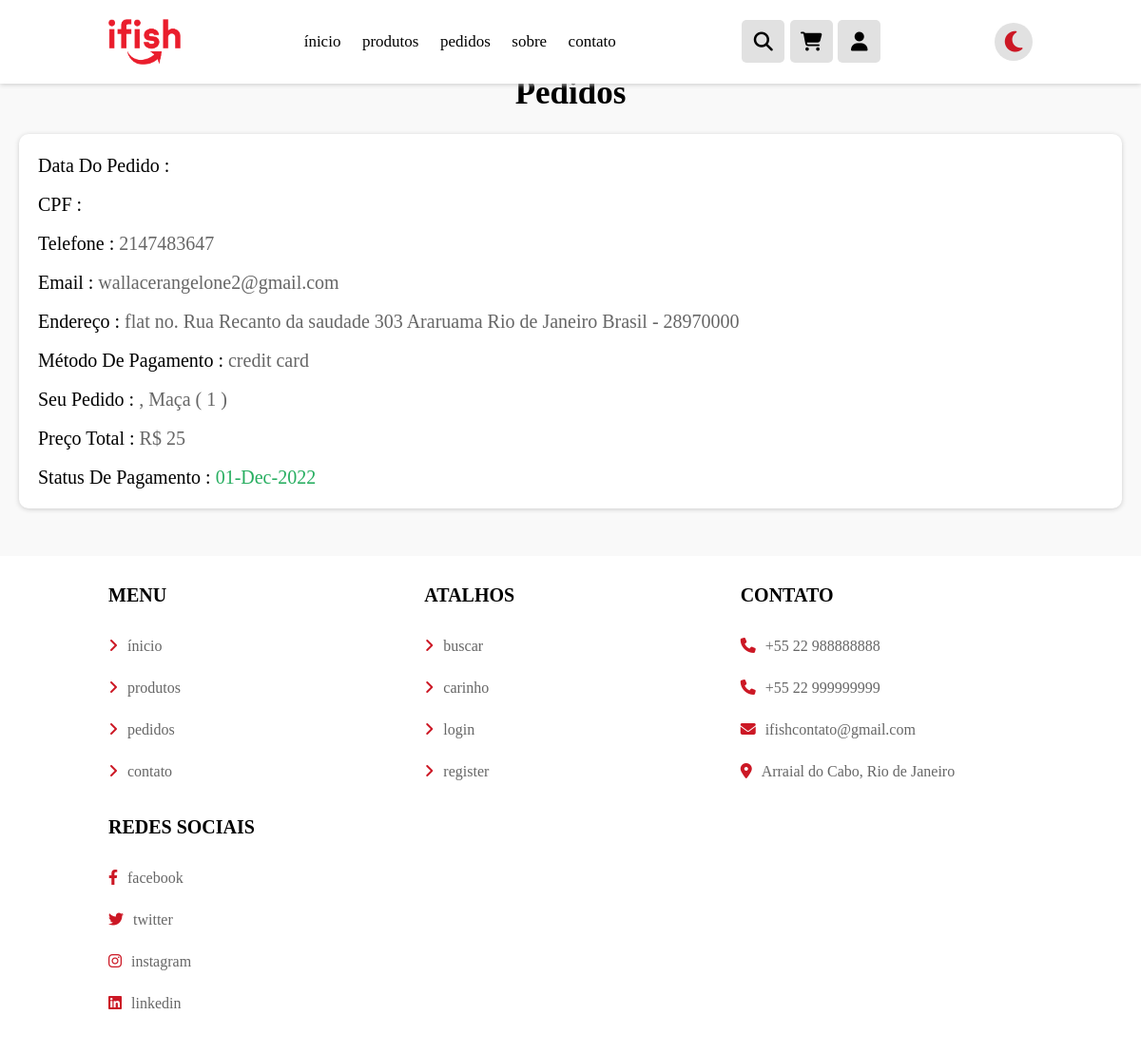
/pedidos.php (signed in), run on an earlier commit of the app's database.
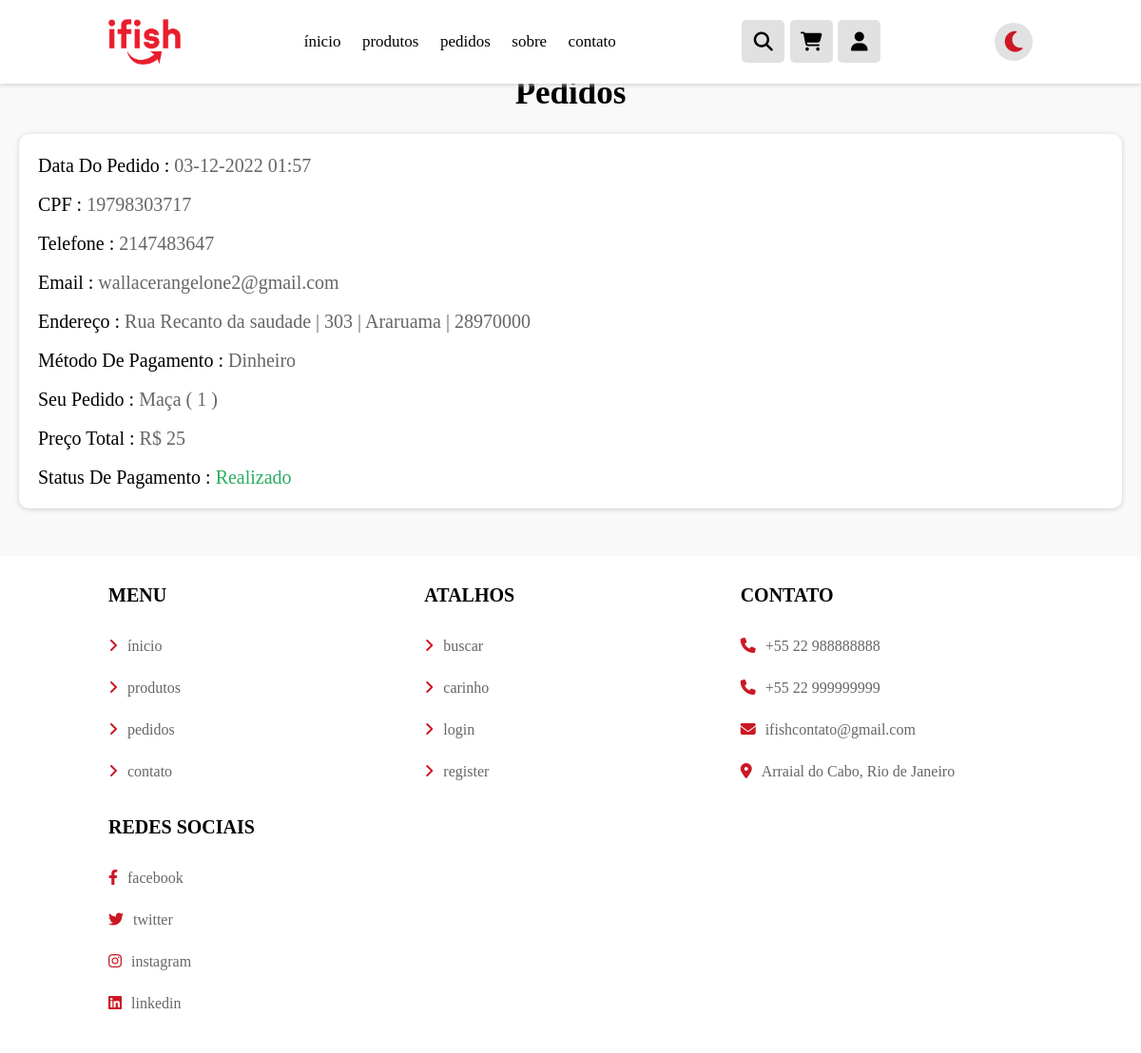
And on a later commit of the database.
### tables this page shows
CREATE TABLE `pedido` (
  `id` int(100) NOT NULL,
  `user_id` int(100) NOT NULL,
  `cpf` varchar(11) NOT NULL,
  `telefone` int(11) NOT NULL,
  `email` varchar(100) NOT NULL,
  `metodo` varchar(50) NOT NULL,
  `endereco` varchar(500) NOT NULL,
  `total_produto` varchar(1000) NOT NULL,
  `total_preco` int(100) NOT NULL,
  `data_pedido` varchar(50) NOT NULL,
  `status_pagamento` varchar(20) NOT NULL DEFAULT 'Pendente'
);

### pedidos.php (the view, shortened to what this page needs)
<!DOCTYPE html>
<html lang="pt-BR">
<head>
   <link rel="stylesheet" href="css/index.css">
   <link rel="stylesheet" href="css/header.css">
   <link rel="stylesheet" href="css/footer.css">
   <link rel="stylesheet" href="css/pedidos.css">
   <link rel="stylesheet" href="https://cdnjs.cloudflare.com/ajax/libs/font-awesome/6.2.0/css/all.min.css" />
</head>
<body class="body">
<?php include 'header.php'; ?>
<section class="pedidos">
   <h1 class="titulo">pedidos</h1>
   <div class="box-container-pedido">
   <?php
      $select_orders = $conn->prepare("SELECT * FROM `pedido` WHERE user_id = ?");
      $select_orders->execute([$user_id]);
      if($select_orders->rowCount() > 0){
         while($fetch_orders = $select_orders->fetch(PDO::FETCH_ASSOC)){
   ?>
   <div class="box">
      <p> data do pedido : <span><?= $fetch_orders['data_pedido']; ?></span> </p>
      <p> CPF : <span><?= $fetch_orders['cpf']; ?></span> </p>
      <p> telefone : <span><?= $fetch_orders['telefone']; ?></span> </p>
      <p> email : <span><?= $fetch_orders['email']; ?></span> </p>
      <p> endereço : <span><?= $fetch_orders['endereco']; ?></span> </p>
      <p> método de pagamento : <span><?= $fetch_orders['metodo']; ?></span> </p>
      <p> seu pedido : <span><?= $fetch_orders['total_produto']; ?></span> </p>
      <p> preço total : <span>R$ <?= $fetch_orders['total_preco']; ?></span> </p>
      <p> status de pagamento : <span style="color:<?php if($fetch_orders['status_pagamento'] == 'Pendente'){ echo '#cc1825'; }else{ echo '#27ae60'; }; ?>"><?= $fetch_orders['status_pagamento']; ?></span> </p>
   </div>
   <?php
      }
   }else{
      echo '<p class="empty-pedido">nenhum pedido foi realizado!</p>';
   }
   ?>
   </div>
</section>
<?php include 'footer.php'; ?>
</body>
</html>

### header.php (shortened to what this page needs)
<header class="header">
    <img href="index.php" class="ifish-bar" src="img/ifishlogo-red.png" ">
    <nav class=" navbar">
    <a href="index.php">ínicio</a>
    <a href="produtos.php">produtos</a>
    <a href="pedidos.php">pedidos</a>
    <a href="#">sobre</a>
    <a href="contato.php">contato</a>
    </nav>
    <div class="icons">
        <div class="fas fa-search" id="search-btn"></div>
        <div class="fas fa-shopping-cart" id="cart-btn"></div>
        <div class="fas fa-user" id="login-btn"></div>
    </div>
    <div class="icon">
        <div class="fa-solid fa-moon" id="moon"></div>
    </div>
</header>

### footer.php
<footer class="footer">
   <section class="box-container">
      <div class="box">
         <h3>menu</h3>
         <a href="index.php"> <i class="fas fa-angle-right"></i> ínicio</a>
         <a href="produtos.php"> <i class="fas fa-angle-right"></i> produtos</a>
         <a href="pedidos.php"> <i class="fas fa-angle-right"></i> pedidos</a>
         <a href="contato.php"> <i class="fas fa-angle-right"></i> contato</a>
      </div>
      <div class="box">
         <h3>atalhos</h3>
         <a href="#"> <i class="fas fa-angle-right"></i> buscar</a>
         <a href="#"> <i class="fas fa-angle-right"></i> carinho</a>
         <a href="#"> <i class="fas fa-angle-right"></i> login</a>
         <a href="#"> <i class="fas fa-angle-right"></i> register</a>
      </div>
      <div class="box">
         <h3>contato</h3>
         <p> <i class="fas fa-phone"></i> +55 22 988888888</p>
         <p> <i class="fas fa-phone"></i> +55 22 999999999 </p>
         <p> <i class="fas fa-envelope"></i> ifishcontato@gmail.com </p>
         <p> <i class="fas fa-map-marker-alt"></i> Arraial do Cabo, Rio de Janeiro </p>
      </div>
      <div class="box">
         <h3>redes sociais</h3>
         <a href="#"> <i class="fab fa-facebook-f"></i> facebook </a>
         <a href="#"> <i class="fab fa-twitter"></i> twitter </a>
         <a href="#"> <i class="fab fa-instagram"></i> instagram </a>
         <a href="#"> <i class="fab fa-linkedin"></i> linkedin </a>
      </div>
   </section>
</footer>

### css/index.css (style rules this page uses)
:root { --white:#ffffff; --white-medium:#f9f9f9; --light-color:#666; --black:#000000; --red:#cc1825; --dark-red:#9a1e25; --box-shadow:0 0.1rem 0.5rem #ccc; --box-shadow-dark:0 0.1rem 0.5rem rgb(20, 20, 20); }
* { font-family: SulSansRegular; margin:0; padding:0; box-sizing: border-box; outline: none; border:none; text-decoration: none; text-transform: none; transition: all .2s linear; }
html { font-size: 62.5%; overflow-x: hidden; scroll-behavior: smooth; scroll-padding-top: 7rem; }
body { margin: 0; background: var(--white-medium); }
p { font-size: 13pt; }
a { outline: hidden; text-decoration: none; text-align: center; }
.titulo { font-weight: bold; text-align: center; padding-top: 2.5rem; margin-bottom: 2.3rem; text-transform: capitalize; color: var(--black); font-size: 3.5rem; }

### css/header.css (style rules this page uses)
:root { --white:#ffffff; --white-medium:#f9f9f9; --light-color:#666; --black:#000000; --red:#cc1825; --dark-red:#9a1e25; --box-shadow:0 0.1rem 0.5rem #ccc; --box-shadow-dark:0 0.1rem 0.5rem rgb(20, 20, 20); }
.header { margin: 0 auto; position: fixed; background: var(--white); top: 0; left: 0; right: 0; display: flex; z-index: 1000; align-items: center; justify-content: space-between; padding: 2rem 9.5%; box-shadow: var(--box-shadow); transition: all 0.5s; }
.header .ifish-bar { width: 76px; }
.header .navbar a { font-family: SulSansRegular; font-size: 1.7rem; margin:0 1rem; color:var(--black); transition: all 0.5s; }
.header .icons div { height: 4.5rem; width: 4.5rem; line-height: 4.5rem; border-radius: .5rem; background: #e1e1e1; color:var(--black); font-size: 2rem; margin-left: .3rem; cursor: pointer; text-align: center; }
.icon { background: #e1e1e1; width: 40px; height: 40px; border-radius: 50%; cursor: pointer; display: flex; align-items: center; justify-content: center; }
#moon { font-size: 25px; display: flex; align-items: center; justify-content: center; color: var(--red); }

### css/footer.css (style rules this page uses)
.footer { background-color: var(--white); }
.footer .box-container { padding-left: 9.5%; padding-right: 9.5%; padding-top: 3rem; padding-bottom: 3rem; gap: 2.5rem; display: grid; grid-template-columns: repeat(auto-fit, minmax(27rem, 1fr)); }
.footer .box-container .box h3 { text-transform: uppercase; color: var(--black); margin-bottom: 2rem; font-size: 2rem; }
.footer .box-container .box a, .footer .box-container .box p { display: flex; padding: 1.3rem 0; font-size: 1.6rem; color: var(--light-color); }
.footer .box-container .box a i, .footer .box-container .box p i { color: var(--red); padding-right: 1rem; }

### css/pedidos.css (style rules this page uses)
:root { --white: #ffffff; --white-medium: #f9f9f9; --light-color: #666; --black: #000000; --red: #cc1825; --dark-red: #9a1e25; --box-shadow: 0 0.1rem 0.5rem #ccc; --box-shadow-dark: 0 0.1rem 0.5rem rgb(20, 20, 20); }
* { font-family: SulSansRegular; margin: 0; padding: 0; box-sizing: border-box; outline: none; border: none; text-decoration: none; color: var(--black); }
.pedidos { padding: 3rem 2rem; max-width: 1200px; margin: 0 auto; margin-bottom: 2rem; }
.titulo { font-weight: bold; text-align: center; padding-top: 2.5rem; margin-top: 2.3rem; margin-bottom: 2.3rem; text-transform: capitalize; color: var(--black); font-size: 3.5rem; }
.pedidos .box-container-pedido { display: flex; flex-wrap: wrap; gap: 1.5rem; align-items: center; justify-content: center; }
.pedidos .box-container-pedido .box { padding: 1rem 2rem; flex: 1 1 40rem; background-color: var(--white); box-shadow: var(--box-shadow); border-radius: 10px; }
.pedidos .box-container-pedido .box p { text-transform: capitalize; margin: .5rem 0; line-height: 1.8; font-size: 2rem; color: var(--black); }
.pedidos .box-container-pedido .box p span { color: var(--light-color); }

What changed in the data, as far as the page shows it:
removed pedido: telefone "2147483647", email "wallacerangelone2@gmail.com", endereco "flat no. Rua Recanto da saudade 303 Araruama Rio de Janeiro Brasil - 28970000", metodo "credit card", total_produto ", Maça ( 1 )", total_preco "25", status_pagamento "01-Dec-2022"
added pedido: data_pedido "03-12-2022 01:57", cpf "19798303717", telefone "2147483647", email "wallacerangelone2@gmail.com", endereco "Rua Recanto da saudade | 303 | Araruama | 28970000", metodo "Dinheiro", total_produto "Maça ( 1 )", total_preco "25", status_pagamento "Realizado"
